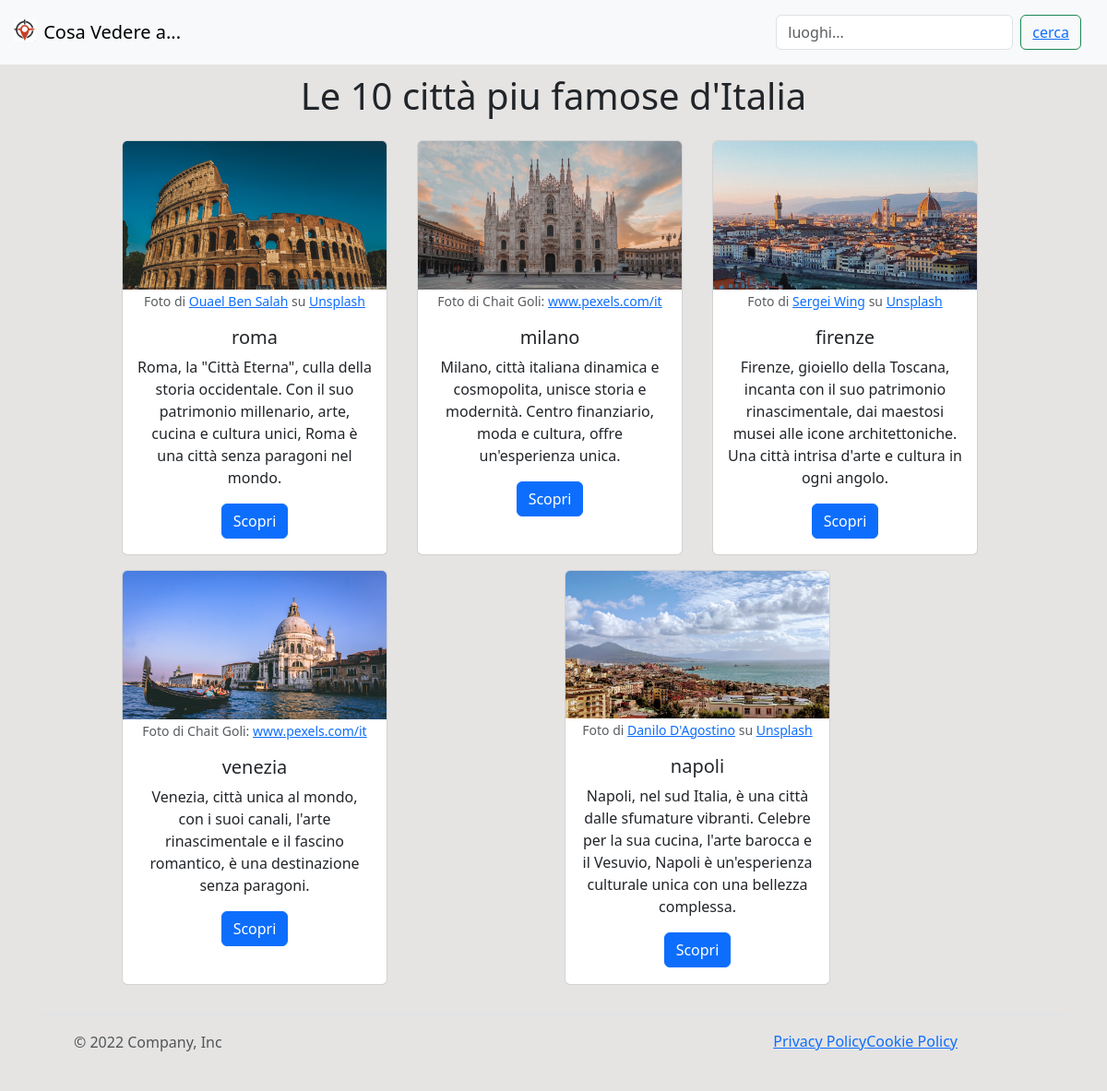
The app's page /italia/home/ with its own data.
### luoghi/models.py (models this page shows, shortened)
class City(models.Model):
    nome_luogo = models.CharField(max_length=50)
    immagine = models.ImageField()
    autore = RichTextUploadingField()
    descrizione_luogo = RichTextUploadingField()
    citta = models.BooleanField(default=True)
    sintesi = models.TextField(max_length=2000, blank=True)

### luoghi/views.py (the view)
# urls.py: 2. Add a URL to urlpatterns:  path('', views.home, name='home')
def home(request):
    luoghi_obj = City.objects.all()
    return render(request, 'luoghi/home.html', {'data': luoghi_obj})

### luoghi/templates/luoghi/home.html (shortened to what this page needs)
{% extends "base.html" %}
{% load static %}
{% block content %}
  <div class="general">
    <div class="container-fluid">
      <h1>Le 10 città piu famose d'Italia</h1>
      <div class="d-flex justify-content-center mt-3">
        <div class="row justify-content-md-center">
        {% for x in data %}
          <div class="col-sm py-2">
            <div class="card text-center" style="width: 18rem; height: 450px;">
              <img src="{{ x.immagine.url }}" class="card-img-top" alt="foto di {{ x.nome_luogo}}">
              <p class="card-text my-0"><small class="text-body-secondary mt-0">
                {{ x.autore | safe }}
              </small></p>
              <div class="card-body my-0">
                <h5 class="card-title">{{ x.nome_luogo }}</h5>
                <p class="card-text">{{ x.sintesi }}</p>
                <a href="../{{x.nome_luogo}}/" class="btn btn-primary">Scopri</a>
              </div>
            </div>
          </div>
        {% endfor %}
        </div>
      </div>
    </div>
  </div>
{% endblock %}

### templates/base.html (shortened to what this page needs)
{% load static %}
<!DOCTYPE html>
<html lang="it">
<head>
    <link href="https://cdn.jsdelivr.net/npm/bootstrap@5.3.2/dist/css/bootstrap.min.css" rel="stylesheet">
    <link rel="stylesheet" href="{% static 'styles/style.css' %}">
</head>
<body style="background-color: #e5e4e3;">
    {% include 'navbar.html' %}
    <div class="content">
        {% block content %}
        {% endblock %}
    </div>
    {% include 'footer.html' %}
</body>
</html>

### templates/navbar.html (shortened to what this page needs)
{% load static %}
<link href="https://cdn.jsdelivr.net/npm/bootstrap@5.3.2/dist/css/bootstrap.min.css" rel="stylesheet">
<link rel="stylesheet" href="{% static 'styles/style.css' %}">
<nav class="navbar navbar-expand-lg bg-body-tertiary fixed-top py-0">
  <div class="container-fluid">
    <a class="navbar-brand" href="">
      <img src="{% static 'images/logo.svg' %}" alt="Logo" width="30" height="24" class="d-inline-block align-text-top">
      Cosa Vedere a...
    </a>
    <div class="offcanvas offcanvas-end" tabindex="-1" id="offcanvasNavbar" aria-labelledby="offcanvasNavbarLabel">
      <div class="offcanvas-body">
        <div class="navbar-nav justify-content-end flex-grow-1 pe-3">
          <form class="d-flex my-3" role="search" method="GET">
            <input class="form-control me-2" type="search" placeholder="luoghi..." aria-label="Search" name="query">
            <button class="btn btn-outline-success" type="submit" onclick="search_place"><a href="/italia/">cerca</a></button>
          </form>
        </div>
      </div>
    </div>
  </div>
</nav>

### templates/footer.html (shortened to what this page needs)
{% load static %}
<link href="https://cdn.jsdelivr.net/npm/bootstrap@5.3.2/dist/css/bootstrap.min.css" rel="stylesheet">
<div class="container">
    <footer class="d-flex flex-wrap justify-content-between align-items-center py-3 my-4 border-top">
      <div class="col-md-4 d-flex align-items-center">
        <a href="/" class="mb-3 me-2 mb-md-0 text-muted text-decoration-none lh-1">
          <svg class="bi" width="30" height="24"><use link:href="{% static 'images/logo.svg' %}"></use></svg>
        </a>
        <span class="mb-3 mb-md-0 text-muted">© 2022 Company, Inc</span>
      </div>
      <ul class="nav col-md-4 justify-content-end list-unstyled d-flex">
        <a href="https://www.iubenda.com/privacy-policy/46777729" class="iubenda-black iubenda-noiframe iubenda-embed iubenda-noiframe " title="Privacy Policy ">Privacy Policy</a>
        <a href="https://www.iubenda.com/privacy-policy/46777729/cookie-policy" class="iubenda-black iubenda-noiframe iubenda-embed iubenda-noiframe " title="Cookie Policy ">Cookie Policy</a>
        <li class="ms-3"><a class="text-muted" href="#"><svg class="bi" width="24" height="24"><use xlink:href="#twitter"></use></svg></a></li>
        <li class="ms-3"><a class="text-muted" href="#"><svg class="bi" width="24" height="24"><use xlink:href="#instagram"></use></svg></a></li>
        <li class="ms-3"><a class="text-muted" href="#"><svg class="bi" width="24" height="24"><use xlink:href="#facebook"></use></svg></a></li>
      </ul>
    </footer>
  </div>

### static/styles/style.css (style rules this page uses)
h1 { text-align: center; }
.general { position: relative; margin-left: 10%; margin-right: 10%; margin-top: 5em; z-index: 1; background-color: #e5e4e3; }

### templates/base_css.html (style rules this page uses)
.content { background-color: #e5e4e3; }

### records on screen
City: immagine (picture), autore "Foto di Ouael Ben Salah su Unsplash", nome_luogo "roma", sintesi "Roma, la \"Città Eterna\", culla della storia occidentale. Con il suo patrimonio millenario, arte, cucina e cultura unici, Roma è una città senza paragoni nel mondo."
City: immagine (picture), autore "Foto di Chait Goli: www.pexels.com/it", nome_luogo "milano", sintesi "Milano, città italiana dinamica e cosmopolita, unisce storia e modernità. Centro finanziario, moda e cultura, offre un'esperienza unica."
City: immagine (picture), autore "Foto di Sergei Wing su Unsplash", nome_luogo "firenze", sintesi "Firenze, gioiello della Toscana, incanta con il suo patrimonio rinascimentale, dai maestosi musei alle icone architettoniche. Una città intrisa d'arte e cultura in ogni angolo."
City: immagine (picture), autore "Foto di Chait Goli: www.pexels.com/it", nome_luogo "venezia", sintesi "Venezia, città unica al mondo, con i suoi canali, l'arte rinascimentale e il fascino romantico, è una destinazione senza paragoni."
City: immagine (picture), autore "Foto di Danilo D'Agostino su Unsplash", nome_luogo "napoli", sintesi "Napoli, nel sud Italia, è una città dalle sfumature vibranti. Celebre per la sua cucina, l'arte barocca e il Vesuvio, Napoli è un'esperienza culturale unica con una bellezza complessa."
